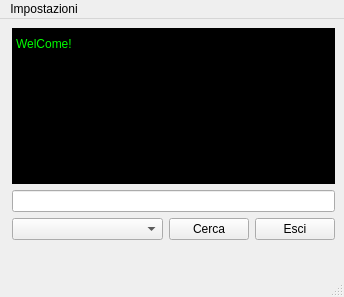
<?xml version="1.0" encoding="UTF-8"?>
<ui version="4.0">
 <class>MainWindow</class>
 <widget class="QMainWindow" name="MainWindow">
  <property name="geometry">
   <rect>
    <x>0</x>
    <y>0</y>
    <width>344</width>
    <height>297</height>
   </rect>
  </property>
  <property name="sizePolicy">
   <sizepolicy hsizetype="Fixed" vsizetype="Fixed">
    <horstretch>0</horstretch>
    <verstretch>0</verstretch>
   </sizepolicy>
  </property>
  <property name="minimumSize">
   <size>
    <width>344</width>
    <height>297</height>
   </size>
  </property>
  <property name="maximumSize">
   <size>
    <width>344</width>
    <height>297</height>
   </size>
  </property>
  <property name="windowTitle">
   <string>IpFinder</string>
  </property>
  <property name="styleSheet">
   <string notr="true">QTableWidget {
    outline: 0;
}
QTableWidget::item:selected {background-color:transparent; border: 0px }
QTableWidget::item:focus { background-color:transparent;  border: 0px }</string>
  </property>
  <widget class="QWidget" name="centralwidget">
   <layout class="QGridLayout" name="gridLayout">
    <item row="0" column="0">
     <layout class="QVBoxLayout" name="verticalLayout">
      <property name="leftMargin">
       <number>3</number>
      </property>
      <item>
       <widget class="MyTable" name="tableWidget">
        <property name="styleSheet">
         <string notr="true">background-color: rgb(0, 0, 0);
color: rgb(0, 255, 0);
</string>
        </property>
        <property name="editTriggers">
         <set>QAbstractItemView::NoEditTriggers</set>
        </property>
        <property name="showDropIndicator" stdset="0">
         <bool>false</bool>
        </property>
        <property name="dragDropOverwriteMode">
         <bool>false</bool>
        </property>
        <property name="selectionMode">
         <enum>QAbstractItemView::SingleSelection</enum>
        </property>
        <property name="selectionBehavior">
         <enum>QAbstractItemView::SelectRows</enum>
        </property>
        <property name="showGrid">
         <bool>false</bool>
        </property>
        <property name="gridStyle">
         <enum>Qt::NoPen</enum>
        </property>
        <property name="wordWrap">
         <bool>false</bool>
        </property>
        <property name="cornerButtonEnabled">
         <bool>false</bool>
        </property>
        <property name="columnCount">
         <number>2</number>
        </property>
        <attribute name="horizontalHeaderVisible">
         <bool>false</bool>
        </attribute>
        <attribute name="horizontalHeaderDefaultSectionSize">
         <number>120</number>
        </attribute>
        <attribute name="horizontalHeaderMinimumSectionSize">
         <number>120</number>
        </attribute>
        <attribute name="horizontalHeaderStretchLastSection">
         <bool>true</bool>
        </attribute>
        <attribute name="verticalHeaderVisible">
         <bool>false</bool>
        </attribute>
        <row>
         <property name="text">
          <string>New Row</string>
         </property>
        </row>
        <column/>
        <column/>
        <item row="0" column="0">
         <property name="text">
          <string>WelCome!</string>
         </property>
        </item>
       </widget>
      </item>
      <item>
       <widget class="QLineEdit" name="lineEdit">
        <property name="readOnly">
         <bool>true</bool>
        </property>
       </widget>
      </item>
      <item>
       <layout class="QHBoxLayout" name="horizontalLayout">
        <item>
         <widget class="QComboBox" name="comboBox_nomePc"/>
        </item>
        <item>
         <widget class="QPushButton" name="bot_cerca">
          <property name="sizePolicy">
           <sizepolicy hsizetype="Fixed" vsizetype="Fixed">
            <horstretch>0</horstretch>
            <verstretch>0</verstretch>
           </sizepolicy>
          </property>
          <property name="text">
           <string>Cerca</string>
          </property>
         </widget>
        </item>
        <item>
         <widget class="QPushButton" name="bot_esci">
          <property name="sizePolicy">
           <sizepolicy hsizetype="Fixed" vsizetype="Fixed">
            <horstretch>0</horstretch>
            <verstretch>0</verstretch>
           </sizepolicy>
          </property>
          <property name="styleSheet">
           <string notr="true"/>
          </property>
          <property name="text">
           <string>Esci</string>
          </property>
         </widget>
        </item>
       </layout>
      </item>
      <item>
       <layout class="QHBoxLayout" name="horizontalLayout_2">
        <item>
         <spacer name="horizontalSpacer">
          <property name="orientation">
           <enum>Qt::Horizontal</enum>
          </property>
          <property name="sizeHint" stdset="0">
           <size>
            <width>40</width>
            <height>20</height>
           </size>
          </property>
         </spacer>
        </item>
        <item>
         <widget class="QWidget" name="spinnerWidget" native="true">
          <property name="styleSheet">
           <string notr="true">/*background-color: rgb(255, 255, 0);*/</string>
          </property>
         </widget>
        </item>
        <item>
         <spacer name="horizontalSpacer_2">
          <property name="orientation">
           <enum>Qt::Horizontal</enum>
          </property>
          <property name="sizeHint" stdset="0">
           <size>
            <width>40</width>
            <height>20</height>
           </size>
          </property>
         </spacer>
        </item>
       </layout>
      </item>
     </layout>
    </item>
   </layout>
  </widget>
  <widget class="QMenuBar" name="menubar">
   <property name="geometry">
    <rect>
     <x>0</x>
     <y>0</y>
     <width>344</width>
     <height>21</height>
    </rect>
   </property>
   <widget class="QMenu" name="menuImpostazioni">
    <property name="title">
     <string>Impostazioni</string>
    </property>
    <addaction name="actionGenerale"/>
    <addaction name="separator"/>
    <addaction name="actionAbout"/>
   </widget>
   <addaction name="menuImpostazioni"/>
  </widget>
  <widget class="QStatusBar" name="statusbar"/>
  <action name="actionGenerale">
   <property name="text">
    <string>Generale</string>
   </property>
  </action>
  <action name="actionAbout">
   <property name="text">
    <string>About...</string>
   </property>
  </action>
 </widget>
 <customwidgets>
  <customwidget>
   <class>MyTable</class>
   <extends>QTableWidget</extends>
   <header>mytable</header>
  </customwidget>
 </customwidgets>
 <resources/>
 <connections/>
</ui>
